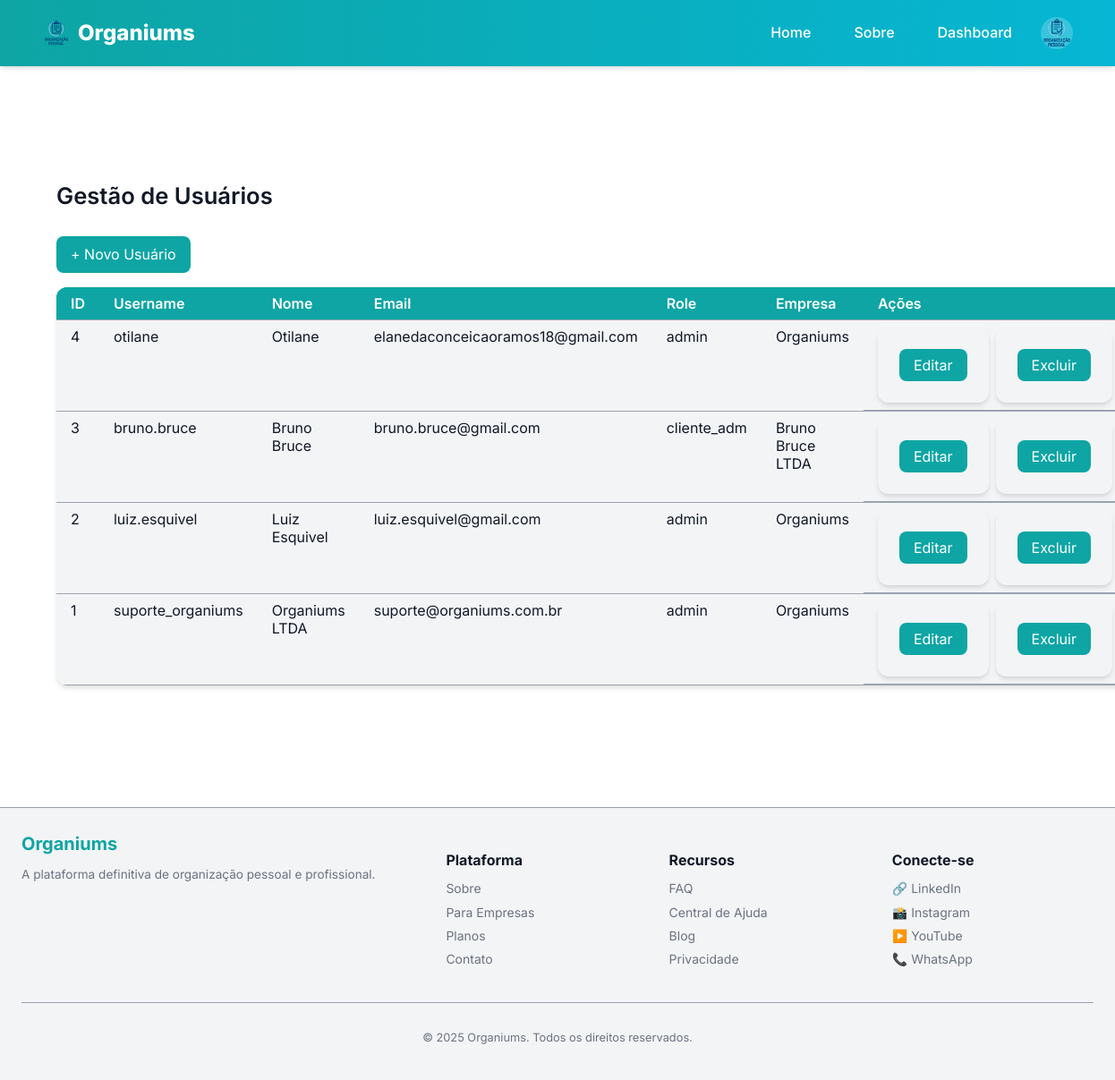
The app's page /admin/usuarios (signed in) with its own data.
### models.py (models this page shows, shortened)
class User(UserMixin, db.Model):
    __tablename__ = "user"
    id = db.Column(db.Integer, primary_key=True)
    username = db.Column(db.String(50), unique=True, index=True, nullable=False)
    name = db.Column(db.String(120), nullable=False)
    email = db.Column(db.String(120), unique=True, index=True, nullable=False)
    password_hash = db.Column(db.String(128))
    avatar = db.Column(db.String(200))
    role = db.Column(db.String(30), default="cliente", nullable=False)
    company_id = db.Column(db.Integer, db.ForeignKey('company.id'), nullable=True)
    def is_admin(self):
        return self.role == "admin"

class Company(db.Model):
    __tablename__ = "company"
    id = db.Column(db.Integer, primary_key=True)
    name = db.Column(db.String(200), unique=True, nullable=False)
    slug = db.Column(db.String(200), unique=True, nullable=True)
    created_at = db.Column(db.DateTime, default=db.func.current_timestamp())
    users = db.relationship('User', backref='company', lazy='dynamic')

### app/views.py (the view)
@bp.route('/admin/usuarios')
@login_required
def admin_usuarios():
    if not current_user.is_admin():
        abort(403)
    usuarios = User.query.order_by(User.id.desc()).all()
    register_log("Acesso à gestão de usuários")
    return render_template('admin/usuarios_list.html', usuarios=usuarios)

### app/utils.py (called while the page is built)
def register_log(action, status="ok"):
    user_id = current_user.id if current_user.is_authenticated else None
    ip_address = request.remote_addr
    log = Log(
        user_id=user_id,
        action=action,
        ip_address=ip_address,
        status=status
    )
    db.session.add(log)
    db.session.commit()

### manage.py (called while the page is built)
def create_app(config_object=None):
    app = Flask(__name__, template_folder='app/templates', static_folder='app/static')
    app.config.from_object(config_object or Config)
    db.init_app(app)
    migrate.init_app(app, db)
    login.init_app(app)
    from models import User
    @login.user_loader
    def load_user(user_id):
        return User.query.get(int(user_id))
    from app.views import bp as app_bp
    from api.views import bp as api_bp
    app.register_blueprint(app_bp)
    app.register_blueprint(api_bp, url_prefix='/api')
    app.config['MAX_CONTENT_LENGTH'] = 2 * 1024 * 1024
    register_error_handlers(app)
    @app.shell_context_processor
    def make_shell_context():
        return {'db': db, 'User': User}
    return app

### app/templates/admin/usuarios_list.html (shortened to what this page needs)
{% extends 'base.html' %}
{% block include_css %}
<link rel="stylesheet" href="{{ url_for('static', filename='css/admin_usuarios.css') }}">
{% endblock %}
{% block content %}
<div class="usuarios-container">
  <h2>Gestão de Usuários</h2>
  <a href="{{ url_for('app_bp.admin_usuario_novo') }}" class="btn">+ Novo Usuário</a>
<table class="usuarios-table">
  <thead>
    <tr>
      <th>ID</th>
      <th>Username</th>
      <th>Nome</th>
      <th>Email</th>
      <th>Role</th>
      <th>Empresa</th>
      <th style="min-width:140px;">Ações</th>
    </tr>
  </thead>
  <tbody>
    {% for u in usuarios %}
    <tr>
      <td>{{ u.id }}</td>
      <td>{{ u.username }}</td>
      <td>{{ u.name }}</td>
      <td>{{ u.email }}</td>
      <td>{{ u.role }}</td>
      <td>{{ u.company.name }}</td>
      <td class="acoes-col">
        <form action="{{ url_for('app_bp.admin_usuario_editar', user_id=u.id) }}" method="GET" class="inline-form">
          <button type="submit" class="btn-sm">Editar</button>
        </form>
        <form action="{{ url_for('app_bp.admin_usuario_excluir', user_id=u.id) }}" method="POST" style="display:inline;">
          <button type="submit" class="btn-sm danger" onclick="return confirm('Tem certeza que deseja excluir?');">Excluir</button>
        </form>
      </td>
    </tr>
    {% else %}
    <tr>
      <td colspan="7">Nenhum usuário cadastrado.</td>
    </tr>
    {% endfor %}
  </tbody>
</table>
</div>
{% endblock %}

### app/templates/base.html (shortened to what this page needs)
<!doctype html>
<html lang="pt-BR">
  <head>
    <link rel="stylesheet" href="{{ url_for('app_bp.static', filename='css/main.css') }}">
    {% block include_css %}{% endblock %}
  </head>
  <body>
    {% include 'components/header.html' %}
    <main class="container">
      {% block content %}{% endblock %}
    </main>
    {% include 'components/footer.html' %}
  </body>
</html>

### app/templates/components/header.html (shortened to what this page needs)
<header class="site-header">
  <div class="header-wrap">
    <a class="brand" href="{{ url_for('app_bp.home') }}">
      <img class="brand-logo" src="{{ url_for('static', filename='img/logo.png') }}" alt="Organiums" width="32" height="32">
      Organiums
    </a>
    <nav class="desktop-nav">
      <a class="nav-link" href="{{ url_for('app_bp.home') }}">Home</a>
      <a class="nav-link" href="{{ url_for('app_bp.about') }}">Sobre</a>
      {% if current_user.is_authenticated %}
        <a class="nav-link" href="{{ url_for('app_bp.dashboard') }}">Dashboard</a>
        <div class="user-menu">
          {% if current_user.avatar %}
            <img src="{{ current_user.avatar }}" alt="Avatar de {{ current_user.name }}" width="32" height="32" class="user-avatar">
          {% else %}
            <div class="user-avatar placeholder-avatar">{{ current_user.name[0]|upper }}</div>
          {% endif %}
        </div>
      {% else %}
        <a class="nav-link" href="{{ url_for('app_bp.login') }}">Entrar</a>
        <a class="nav-link" href="{{ url_for('app_bp.register') }}">Cadastrar</a>
      {% endif %}
    </nav>
  </div>
</header>

### app/templates/components/footer.html
<footer class="site-footer">
  <div class="footer-container">
    <div class="footer-brand">
      <a href="/" class="footer-logo">Organiums</a>
      <p class="footer-desc">
        A plataforma definitiva de organização pessoal e profissional.
      </p>
    </div>
    <nav class="footer-links">
      <h4>Plataforma</h4>
      <ul>
        <li><a href="/sobre">Sobre</a></li>
        <li><a href="/empresas">Para Empresas</a></li>
        <li><a href="/planos">Planos</a></li>
        <li><a href="/contato">Contato</a></li>
      </ul>
    </nav>
    <nav class="footer-links">
      <h4>Recursos</h4>
      <ul>
        <li><a href="/faq">FAQ</a></li>
        <li><a href="/ajuda">Central de Ajuda</a></li>
        <li><a href="/blog">Blog</a></li>
        <li><a href="/privacidade">Privacidade</a></li>
      </ul>
    </nav>
    <div class="footer-social">
      <h4>Conecte-se</h4>
      <ul>
        <li><a href="#" aria-label="LinkedIn">🔗 LinkedIn</a></li>
        <li><a href="#" aria-label="Instagram">📸 Instagram</a></li>
        <li><a href="#" aria-label="YouTube">▶️ YouTube</a></li>
        <li><a href="#" aria-label="WhatsApp">📞 WhatsApp</a></li>
      </ul>
    </div>
  </div>
  <div class="footer-bottom">
    <p>© {{ current_year|default(2025) }} Organiums. Todos os direitos reservados.</p>
  </div>
</footer>

### app/static/css/main.css (style rules this page uses)
* { box-sizing: border-box; }
body { font-family: var(--font-base); background: var(--bg); color: var(--fg); margin: 0; padding: 0; line-height: var(--line-height); }
.container { max-width: var(--container-width); margin: var(--spacing-xl) auto; padding: var(--spacing-md); }
.site-footer { padding: var(--spacing-lg); text-align: center; color: var(--muted); font-size: var(--text-sm); margin-top: var(--spacing-xl); }
button { background: var(--brand-primary); border: none; color: #fff; padding: var(--spacing-sm) var(--spacing-md); border-radius: var(--radius); cursor: pointer; transition: var(--transition); }
input, button { font: inherit; }

### app/static/css/admin_usuarios.css (style rules this page uses)
.usuarios-container { max-width: var(--container-width); margin: var(--spacing-xl) auto; padding: var(--spacing-lg); }
.usuarios-container h2 { margin-bottom: var(--spacing-lg); font-size: 1.6rem; font-weight: 600; }
.btn { display: inline-block; background: var(--brand-primary); color: white; padding: var(--spacing-sm) var(--spacing-md); border-radius: var(--radius); text-decoration: none; margin-bottom: var(--spacing-md); transition: var(--transition); }
.usuarios-container form { background: var(--bg-light); padding: var(--spacing-lg); border-radius: var(--radius-lg); box-shadow: var(--shadow); max-width: 600px; }
form button { background: var(--brand-primary); padding: var(--spacing-sm) var(--spacing-md); border: none; border-radius: var(--radius); color: white; cursor: pointer; float: right; transition: var(--transition); }
.usuarios-table { width: 100%; border-collapse: collapse; background: var(--bg-light); box-shadow: var(--shadow); border-radius: var(--radius-lg); overflow: hidden; }
.usuarios-table th, .usuarios-table td { padding: var(--spacing-sm) var(--spacing-md); text-align: left; border-bottom: 1px solid var(--muted-light); color: var(--fg); }
.usuarios-table th { background: var(--brand-primary); color: #fff; font-weight: 600; }
.usuarios-table tr:nth-child(even) { background: rgba(0, 0, 0, 0.03); }
.usuarios-table tr:nth-child(even) { background: var(--bg-light); }
.acoes-col { display: flex; gap: 8px; align-items: center; }
.inline-form { display: inline-block; margin: 0; }

### app/static/css/vars.css (style rules this page uses)
:root { --bg: #ffffff; --fg: #111827; --bg-light: #f3f4f6; --muted: #6b7280; --muted-light: #9ca3af; --border: #e5e7eb; --surface: #ffffff; --brand-primary: #0ea5a4; --brand-secondary: #06b6d4; --brand-dark: #0d9488; --success: #10b981; --success-bg: #d1fae5; --danger: #ef4444; --danger-bg: #fee2e2; --warning: #f59e0b; --warning-bg: #fef3c7; --info: #3b82f6; --info-bg: #dbeafe; --font-base: 'Inter', system-ui, Arial, sans-serif; --font-alt: 'Inter', system-ui, Arial, sans-serif; --text-xs: 0.75rem; --text-sm: 0.875rem; --text-md: 1rem; --text-lg: 1.125rem; --text-xl: 1.25rem; --text-2xl: 1.5rem; --text-3xl: 1.875rem; --line-height: 1.6; --container-width: 1200px; --spacing-xs: 4px; --spacing-sm: 8px; --spacing-md: 16px; --spacing-lg: 24px; --spacing-xl: 32px; --spacing-2xl: 48px; --radius: 8px; --radius-lg: 12px; --radius-full: 9999px; --shadow: 0 4px 6px -1px rgba(0, 0, 0, 0.1), 0 2px 4px -1px rgba(0, 0, 0, 0.06); --shadow-md: 0 10px 15px -3px rgba(0, 0, 0, 0.1), 0 4px 6px -2px rgba(0, 0, 0, 0.05); --shadow-lg: 0 20px 25px -5px rgba(0, 0, 0, 0.1), 0 10px 10px -5px rgba(0, 0, 0, 0.04); --transition: all 0.3s ease; --modal-bg: var(--surface); --overlay-bg: rgba(0, 0, 0, 0.6); }

### app/static/css/pages/public/ajuda.css (style rules this page uses)
table { width: 100%; border-collapse: collapse; margin-bottom: var(--spacing-xl); }
thead { background: var(--brand-primary); color: white; }
thead th { padding: var(--spacing-sm); text-align: left; }
tbody tr { background: var(--bg-light); border-bottom: 1px solid var(--muted-light); }
tbody td { padding: var(--spacing-sm); vertical-align: top; }
tbody tr:nth-child(even) { background: var(--bg); }
form button { background: var(--brand-primary); color: white; padding: var(--spacing-sm) var(--spacing-md); border-radius: var(--radius); border: none; cursor: pointer; transition: var(--transition); }

### app/static/css/pages/auth/registro.css (style rules this page uses)
form { max-width: 500px; margin: 0 auto; padding: var(--spacing-xl); background: var(--bg-light); border-radius: var(--radius-lg); box-shadow: var(--shadow-md); display: flex; flex-direction: column; gap: var(--spacing-md); }
form button { background: var(--brand-primary); color: white; border: none; padding: var(--spacing-md); border-radius: var(--radius); cursor: pointer; font-size: 1rem; transition: var(--transition); }

### records on screen
User: avatar (picture), id "1", username "suporte_organiums", name "Organiums LTDA", email "suporte@organiums.com.br", role "admin", company.name "Organiums"
User: id "4", username "otilane", name "Otilane", email "elanedaconceicaoramos18@gmail.com", role "admin", company.name "Organiums"
User: id "3", username "bruno.bruce", name "Bruno Bruce", email "bruno.bruce@gmail.com", role "cliente_adm", company.name "Bruno Bruce LTDA"
User: id "2", username "luiz.esquivel", name "Luiz Esquivel", email "luiz.esquivel@gmail.com", role "admin", company.name "Organiums"

### other values on screen
{{ current_year|default(2025) }} "2025"
